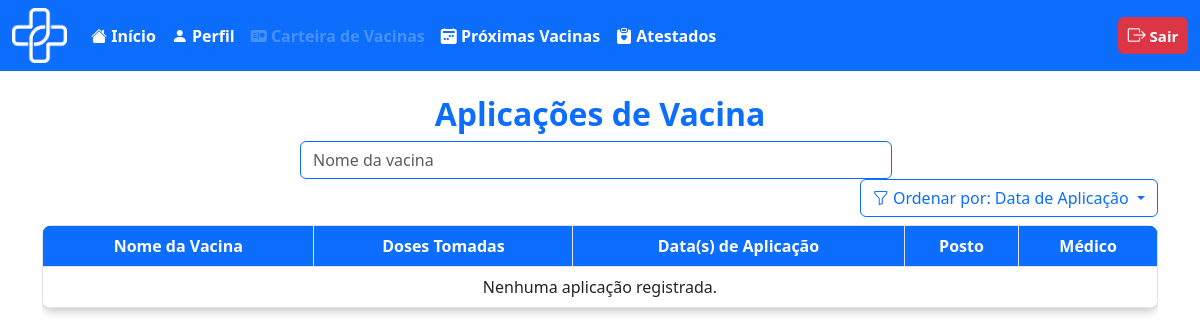
Before: /usuario/carteira_vac.php (signed in) with the older database file.
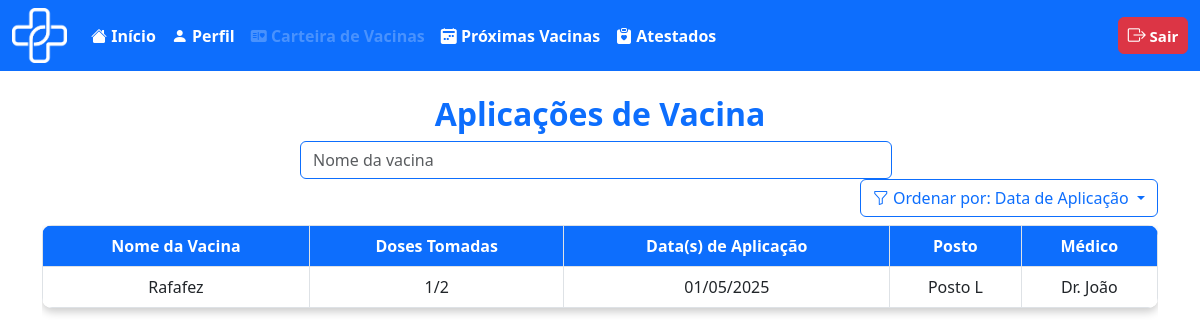
After: the same page with the newer database file.
### tables this page shows
CREATE TABLE `aplicacao` (
  `id_aplica` int(11) NOT NULL,
  `id_usuario` int(11) NOT NULL,
  `id_posto` int(11) NOT NULL,
  `id_medico` int(11) NOT NULL,
  `id_vaci` int(11) NOT NULL,
  `data_aplica` date NOT NULL,
  `dose_aplicad` int(1) DEFAULT NULL
);

CREATE TABLE `vacina` (
  `id_vaci` int(11) NOT NULL,
  `nome_vaci` varchar(100) NOT NULL,
  `fabri_vaci` varchar(100) NOT NULL,
  `lote_vaci` varchar(50) NOT NULL,
  `idade_aplica` int(3) NOT NULL,
  `via_adimicao` varchar(50) NOT NULL,
  `n_dose` int(1) NOT NULL,
  `intervalo_dose` int(11) NOT NULL,
  `estoque` int(11) NOT NULL
);

### usuario/carteira_vac.php (the view, shortened to what the changed rows need)
<?php
$id = $_SESSION['id_usuario'];
include('../outros/db_connect.php');
$pesquisa = '';
$ordem_sql = "a.data_aplica DESC";
$sql = "SELECT v.id_vaci, v.nome_vaci, v.n_dose, a.dose_aplicad, a.data_aplica, p.nome_posto, m.nome_medico, v.intervalo_dose
        FROM aplicacao a
        JOIN vacina v ON a.id_vaci = v.id_vaci
        JOIN medico m ON a.id_medico = m.id_medico
        JOIN posto p ON a.id_posto = p.id_posto
        WHERE a.id_usuario = ?";
$sql .= " ORDER BY $ordem_sql";
$stmt = $conn->prepare($sql);
if ($pesquisa !== '') {
    $like = '%' . $pesquisa . '%';
    $stmt->bind_param("is", $id, $like);
} else {
    $stmt->bind_param("i", $id);
}
$stmt->execute();
$result = $stmt->get_result();
$vacinas = [];
while ($row = $result->fetch_assoc()) {
    $id_vaci = $row['id_vaci'];
    if (!isset($vacinas[$id_vaci])) {
        $vacinas[$id_vaci] = [
            'nome_vaci' => $row['nome_vaci'],
            'n_dose' => $row['n_dose'],
            'intervalo_dose' => $row['intervalo_dose'],
            'doses' => [],
        ];
    }
    $vacinas[$id_vaci]['doses'][] = [
        'dose_aplicad' => $row['dose_aplicad'],
        'data_aplica' => $row['data_aplica'],
        'nome_posto' => $row['nome_posto'],
        'nome_medico' => $row['nome_medico'],
    ];
}
function renderTabelaCarteiraVac($vacinas)
{
    ?>
    <div class="table-responsive">
        <table class="table table-bordered text-center mx-auto">
            <thead>
                <tr>
                    <th>Nome da Vacina</th>
                    <th>Doses Tomadas</th>
                    <th>Data(s) de Aplicação</th>
                    <th>Posto</th>
                    <th>Médico</th>
                </tr>
            </thead>
            <tbody>
                <?php
                $rowIndex = 0;
                foreach ($vacinas as $vacina):
                    $rowClass = ($rowIndex % 2 === 1) ? 'table-secondary' : 'bg-white';
                    $doses_tomadas = count($vacina['doses']);
                    $n_dose = $vacina['n_dose'];
                    $datas = [];
                    $postos = [];
                    $medicos = [];
                    foreach ($vacina['doses'] as $dose) {
                        $datas[] = date('d/m/Y', strtotime($dose['data_aplica']));
                        $postos[] = htmlspecialchars($dose['nome_posto']);
                        $medicos[] = htmlspecialchars($dose['nome_medico']);
                    }
                    ?>
                    <tr class="<?php echo $rowClass; ?>">
                        <td><?php echo htmlspecialchars($vacina['nome_vaci']); ?></td>
                        <td><?php echo $doses_tomadas . "/" . $n_dose; ?></td>
                        <td><?php echo implode('<br>', $datas); ?></td>
                        <td><?php echo implode('<br>', $postos); ?></td>
                        <td><?php echo implode('<br>', $medicos); ?></td>
                    </tr>
                    <?php $rowIndex++; endforeach; ?>
                <?php if ($rowIndex === 0): ?>
                    <tr>
                        <td colspan="5">Nenhuma aplicação registrada.</td>
                    </tr>
                <?php endif; ?>
            </tbody>
        </table>
    </div>
    <?php
    return ob_get_clean();
}
?>
<!DOCTYPE html>
<html lang="pt-BR">
<head>
    <link href="https://cdn.jsdelivr.net/npm/bootstrap@5.3.0/dist/css/bootstrap.min.css" rel="stylesheet">
    <link href="https://cdn.jsdelivr.net/npm/bootstrap-icons/font/bootstrap-icons.css" rel="stylesheet">
</head>
<body>
    <div class="container mt-4">
        <h2 class="text-center text-primary fw-bold">Aplicações de Vacina</h2>
        <div id="tabela-carteira-vac">
            <div style="width: 100%;">
                <?php echo renderTabelaCarteiraVac($vacinas); ?>
            </div>
        </div>
    </div>
</body>
</html>

Changed rows visible on the page:
added aplicacao: id_vaci.nome_vaci "Rafafez", doses_tomadas "1", id_vaci.n_dose "2", datas "01/05/2025", postos "Posto L", medicos "Dr. João"
Other visible differences:
text no longer shown: "Nenhuma aplicação registrada."
